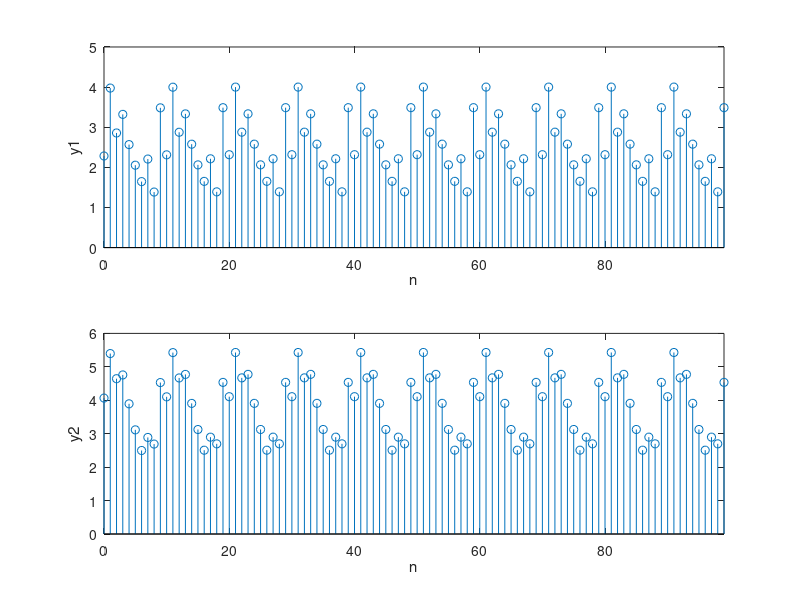

The MATLAB script that drew this image:
k = 0:19;
% range for input
n = -20:99;
a_x = [-1/2 zeros(1, 7) 3/4 0 3/4 zeros(1, 7) -1/2 0];
x_20 = 20 * ifft(a_x);
x = [x_20 x_20 x_20 x_20 x_20 x_20];

% System1
a1 = [1 -0.8];
b1 = 1;
y1 = filter(b1,a1,x);
% System2
a2 = [1 0.8];
b2 = 1;
y2 = filter(b2,a2,x);

% plot
subplot(2,1,1)
stem(n,abs(y1));
xlim([0,99])
xlabel('n')
ylabel('y1')

subplot(2,1,2)
stem(n,abs(y2));
xlim([0,99])
xlabel('n')
ylabel('y2')
